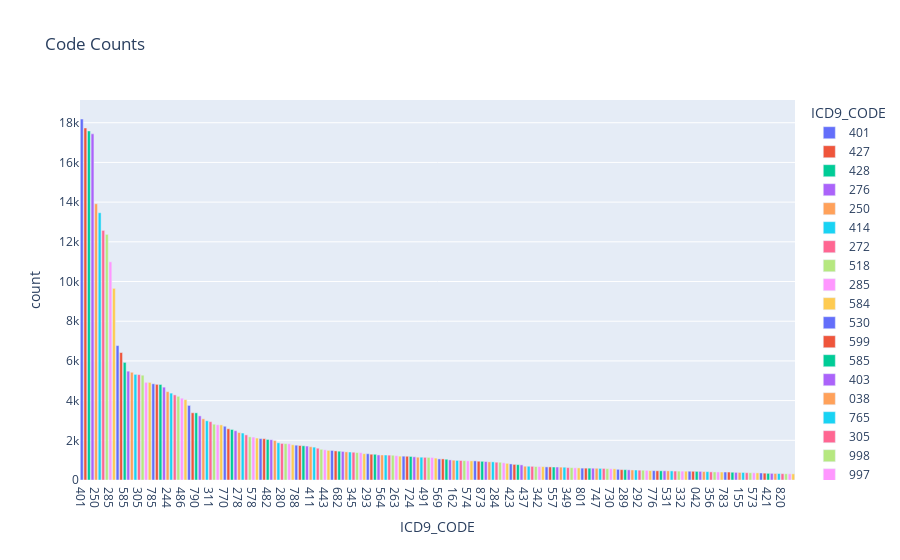

Notebook cell for this chart:
### Code cell
# Plot ALL

fig = px.bar(df.nlargest(columns=['count'], n=200), x='ICD9_CODE', y='count',color='ICD9_CODE', title='Code Counts')
fig.update_layout(xaxis={'categoryorder':'total descending'})
fig.show()
